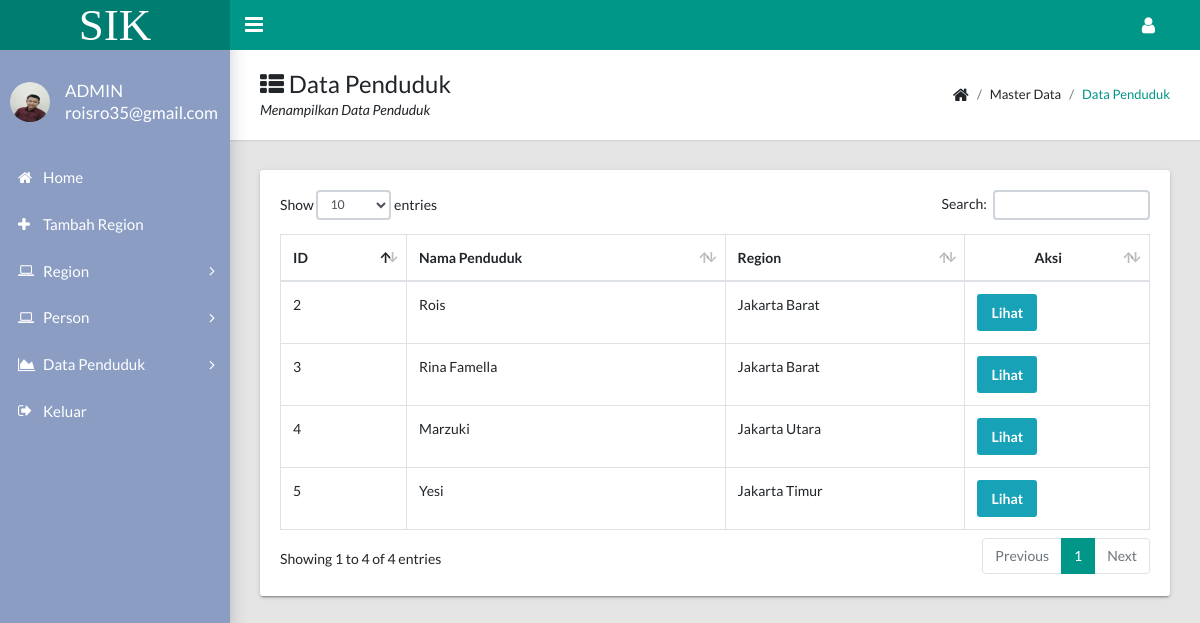
The page /penduduk-perwilayah.php (signed in) on the database its author committed.
### tables this page shows
CREATE TABLE `person` (
  `id` int(3) NOT NULL,
  `name` varchar(30) NOT NULL,
  `id_region` int(3) NOT NULL,
  `address` varchar(75) NOT NULL,
  `income` float NOT NULL,
  `create_at` datetime NOT NULL
);

CREATE TABLE `regions` (
  `id_region` int(3) NOT NULL,
  `nama` varchar(30) NOT NULL,
  `create_at` datetime NOT NULL
);

### penduduk-perwilayah.php (the view, shortened to what this page needs)
<?php include "include/koneksi.php";?>
<!DOCTYPE html>
<html lang="en">
  <?php include "include/head.php";?>
  <body class="app sidebar-mini rtl">
    <?php include "include/header.php";?>
    <?php include "include/sidebar.php";?>
    <main class="app-content">
      <div class="app-title">
        <div>
          <h1><i class="fa fa-th-list"></i> Data Penduduk</h1>
          <p>Menampilkan Data Penduduk</p>
        </div>
        <ul class="app-breadcrumb breadcrumb side">
          <li class="breadcrumb-item"><i class="fa fa-home fa-lg"></i></li>
          <li class="breadcrumb-item">Master Data</li>
          <li class="breadcrumb-item active"><a href="#">Data Penduduk</a></li>
        </ul>
      </div>
      <div class="row">
        <div class="col-md-12">
          <div class="tile">
            <div class="tile-body">
              <table class="table table-hover table-bordered" id="sampleTable">
                <thead>
                  <tr>
					<th>ID</th>
					<th>Nama Penduduk</th>
                    <th>Region</th>
                    <th><center>Aksi</center></th>
                  </tr>
                </thead>
                <tbody>
                <?php
                $query=$koneksi->query("select * from regions, person where regions.id_region=person.id_region");
				$no=1;
				while($data=$query->fetch_assoc()){
				?>
                  <tr>
				    <td><?=$data['id'];?></td>
				    <td><?=$data['name'];?></td>
					<td><?=$data['nama'];?></td>
                    <td><a href="data_penduduk_perwilayah.php?id_region=<?=$data['id_region'];?>"class="btn btn-info" >Lihat</a></td>
                  </tr>
                  <?php $no++; } ?>
                </tbody>
              </table>
            </div>
          </div>
        </div>
      </div>
    </main>
  </body>
</html>

### include/head.php (shortened to what this page needs)
<head>
    <link rel="stylesheet" type="text/css" href="css/main.css">
    <link rel="stylesheet" type="text/css" href="https://maxcdn.bootstrapcdn.com/font-awesome/4.7.0/css/font-awesome.min.css">
  </head>

### include/header.php (shortened to what this page needs)
<header class="app-header"><a class="app-header__logo" href="index.php">SIK</a>
      <a class="app-sidebar__toggle" href="#" data-toggle="sidebar" aria-label="Hide Sidebar"></a>
      <ul class="app-nav">
        <li class="dropdown"><a class="app-nav__item" href="#" data-toggle="dropdown" aria-label="Open Profile Menu"><i class="fa fa-user fa-lg"></i></a>
        </li>
      </ul>
    </header>

### include/sidebar.php (shortened to what this page needs)
<aside class="app-sidebar" style="background-color: #8b9dc3;">
      <div class="app-sidebar__user"><img class="app-sidebar__user-avatar" src="images/2014141550.jpg" width="40" height="40" alt="User Image">
        <div>
          <p class="app-sidebar__user-name">ADMIN</p>
		  <p class="app-sidebar__user-name"><?=$_SESSION['email'];?></p>
        </div>
      </div>
      <ul class="app-menu">
	  <li><a class="app-menu__item" href="index.php"><i class="app-menu__icon fa fa-home"></i><span class="app-menu__label">Home</span></a></li>
      <li><a class="app-menu__item" href="tambah-region.php"><i class="app-menu__icon fa fa-plus"></i><span class="app-menu__label" >Tambah Region</span></a></li>
		<li class="treeview"><a class="app-menu__item" href="#" data-toggle="treeview"><i class="app-menu__icon fa fa-laptop"></i><span class="app-menu__label">Region</span><i class="treeview-indicator fa fa-angle-right"></i></a>
        </li>
		<li class="treeview"><a class="app-menu__item" href="#" data-toggle="treeview"><i class="app-menu__icon fa fa-laptop"></i><span class="app-menu__label" >Person</span><i class="treeview-indicator fa fa-angle-right"></i></a>
        </li>
		<li class="treeview"><a class="app-menu__item" href="#" data-toggle="treeview"><i class="app-menu__icon fa fa-area-chart"></i><span class="app-menu__label" >Data Penduduk</span><i class="treeview-indicator fa fa-angle-right"></i></a>
        </li>
        <li><a class="app-menu__item" href="include/logout.php" onClick="return confirm('Yakin mau keluar ?')"><i class="app-menu__icon fa fa-sign-out"></i><span class="app-menu__label" >Keluar</span></a></li>
      </ul>
    </aside>

### rows shown on the page
person: id "2", name "Rois", id_region.nama "Jakarta Barat"
person: id "3", name "Rina Famella", id_region.nama "Jakarta Barat"
person: id "4", name "Marzuki", id_region.nama "Jakarta Utara"
person: id "5", name "Yesi", id_region.nama "Jakarta Timur"

### other values the page prints
$_SESSION['email'] "roisro35@gmail.com"
